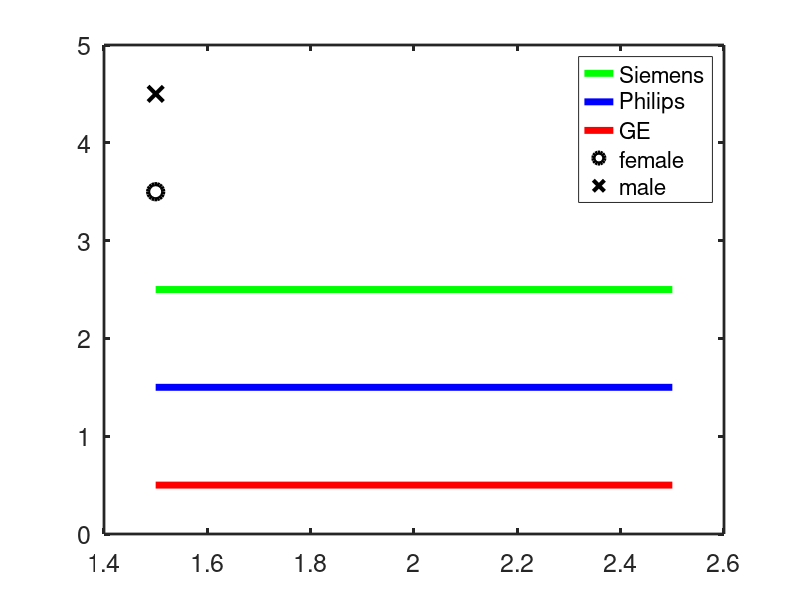

Here is the MATLAB script that generated this plot:
%   AUTHOR:
%   Rene Labounek
%   email: rlaboune@umn.edu
%
%   Masonic Institute for the Developing Brain
%   Division of Clinical Behavioral Neuroscience
%   Deparmtnet of Pediatrics
%   University of Minnesota
%   Minneapolis, Minnesota, USA

xdata=[1.5 2.5];
ydata=[3.5 3.5];
plot(xdata,ydata-1,'g','LineWidth',5)
hold on
plot(xdata,ydata-2,'b','LineWidth',5)
plot(xdata,ydata-3,'r','LineWidth',5)
plot(xdata,ydata,'ko','LineStyle','none','LineWidth',3,'MarkerSize',11)
plot(xdata,ydata+1,'kx','LineStyle','none','LineWidth',3,'MarkerSize',11)
hold off
legend('Siemens','Philips','GE','female','male')
set(gca,'LineWidth',2,'FontSize',18)